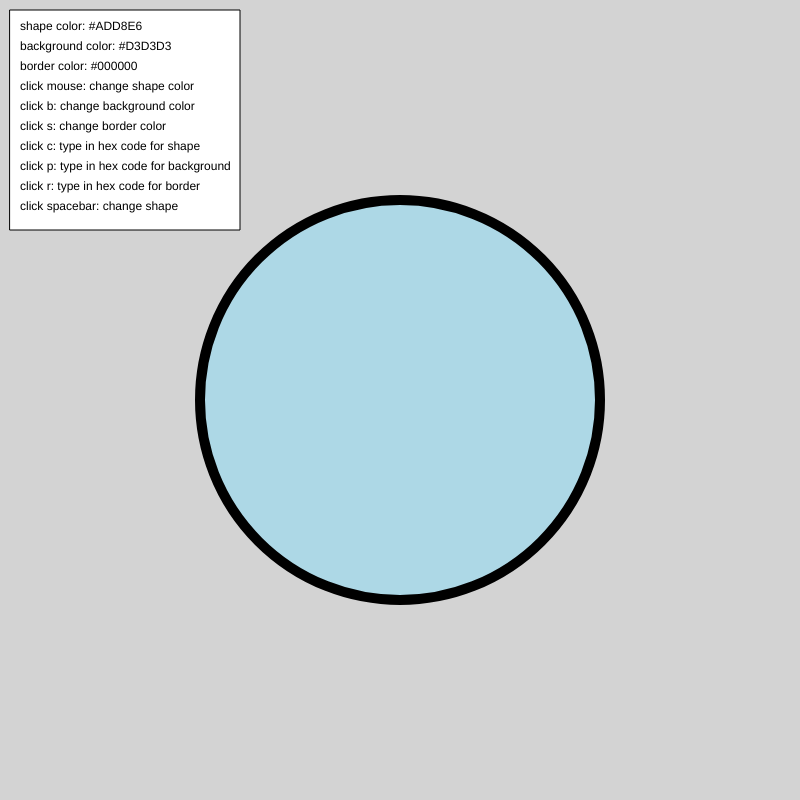
Frame 1 (no input)
Frame 60 (no input): identical to frame 1, image omitted
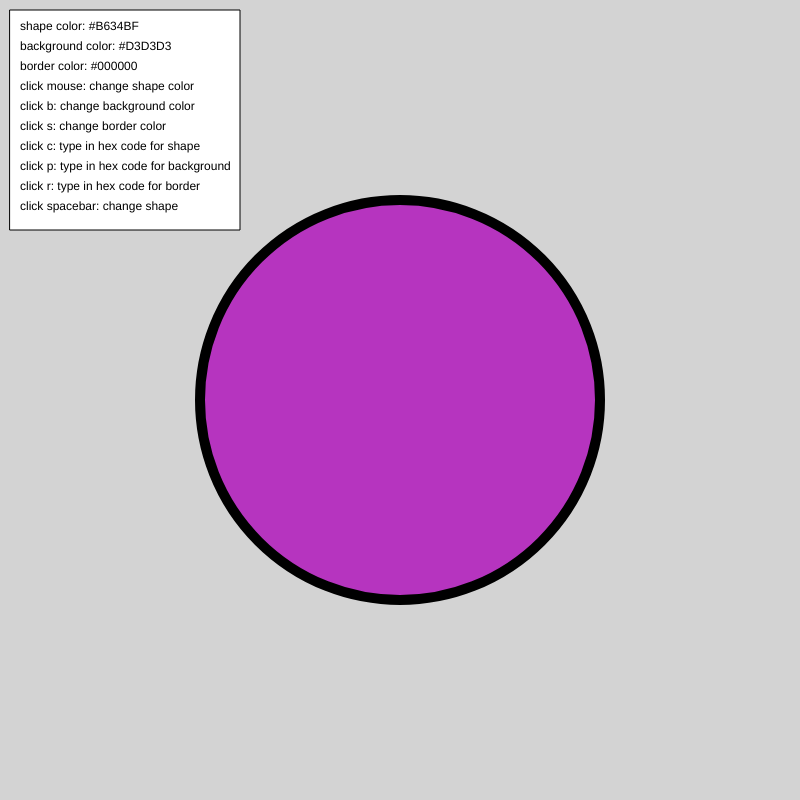
Frame 120 (the mouse pressed at the canvas centre since frame 60)

The p5.js sketch that drew these frames (run headless with seeded random() and noise() and a simulated clock; from frame 60 on, the mouse is pressed at the canvas centre):

// p5.js sketch
// ── sketch.js
//I decided for this project, I wanted the result to be something fun to look at,
//or something to relax my brain, since finals have been so stressful. I began 
//working on this and just wanted to keep going! I kept thinking of ways to make it 
//more and more interactive! The original idea was to just make the user able to 
//pick a shape and flip through a ton of colors, with the hex code displayed at the 
//bottom of the screen. I began thinking about how cool it would be to be able to use
//one color to begin and find another color to match it, so I added the feature
//that allows you to search a color by hex code. Then I decided to make the background 
//color changebale too, and got stuck thinking about how i could differentiate which
//hex code was for which color,so I added the text box to the top left corner, with 
//a list of hex codes, as well as instructions on all the interactive elements on this webpage.
// I then decided to add the ability to change the stroke color. 
//When I was first designing this, I remembered one episode of a TV show called Gameshakers 
//(I probably saw this when i was 12 or so). The girl is into coding and has created a 
//game that simply features a narwhal on the screen. She can change the color of the 
//narwhal by clicking the screen. Her friend asked her "why do you always play with that
//stupid narwhal?" and she says "it soothes me" and that was kind of my goal when making this.
//I just wanted something that would be soothing and useful.
//I think I achieved my goal with this project. It became a lot more complex as I worked,
//because I kept thinking of ways to make it better, and realized I was able to incorporate a
//lot of what i learned this semester. 
//I think this project could be extrememly useful as well. It started as something fun.
//but having the ability to randomly pair colors together like this, or pair together colors
//you already know the hex code of, is helpful when doing a lot of things. Some examples 
//I can think of are creating branding, picking out colors for a creative coding project, 
//trtying to paint a house, and designing clothes. 

let circleColor = "#ADD8E6";//start color 
let currentShape = "circle";//start shape
let backgroundColor = "#D3D3D3"; //start background color 
let strokeColor = "#000000";

function setup() {
  createCanvas(800, 800);
}

function draw() {
  background(backgroundColor);

  fill("white");
  stroke("black");
  strokeWeight(1);
  rectMode(CENTER);
  rect(125,120,230,220);

  fill("black");//write text that shows the color code 
  noStroke();
  textSize(12);//text size for color code
  text(`shape color: ${circleColor}`, 20, 30); 

  fill("black");//write the background color code
  noStroke();
  textSize(12);
  text(`background color: ${backgroundColor}`, 20, 50);

  fill("black"); //write the text that shows the stroke color code 
  noStroke();
  textSize(12);
  text(`border color: ${strokeColor}`, 20, 70);

  fill("black");
  noStroke();
  textSize(12);
  text(`click mouse: change shape color`, 20, 90);

  fill("black");
  noStroke();
  textSize(12);
  text(`click b: change background color`, 20, 110);

  fill("black");
  noStroke();
  textSize(12);
  text(`click s: change border color`, 20, 130);  

  fill("black");
  noStroke();
  textSize(12);
  text(`click c: type in hex code for shape`, 20, 150);

  fill("black");
  noStroke();
  textSize(12);
  text(`click p: type in hex code for background`, 20, 170);

  fill("black");
  noStroke();
  textSize(12);
  text(`click r: type in hex code for border`, 20, 190);

  fill("black");
  noStroke();
  textSize(12);
  text(`click spacebar: change shape`, 20, 210);



  if (currentShape === "circle"){
    fill(circleColor);
    strokeWeight(10);
    stroke(strokeColor);
    ellipse(400,400,400,400);
  }else if (currentShape === "square") {
    fill(circleColor);
    strokeWeight(10);
    stroke(strokeColor);
    rectMode(CENTER);
    rect(400,400,400,400);
  }else if (currentShape === "triangle") {
    fill(circleColor);
    strokeWeight(10);
    stroke(strokeColor);
    triangle (200, 600, 400, 200, 600, 600);
  }else if (currentShape === "diamond"){
    fill(circleColor);
    strokeWeight(10);
    stroke(strokeColor);
    quad(400,200,600,400,400,600,200,400);
  }else if (currentShape === "trapezoid"){
    fill(circleColor);
    strokeWeight(10);
    stroke(strokeColor);
    quad(300,300,500,300,600,500,200,500);
  }else if (currentShape === "rhombus"){
    fill (circleColor);
    strokeWeight(10);
    stroke(strokeColor);
    quad(250,275,650,275,550,525,150,525);
  }
}

function mousePressed() { //change circle color when mouse is pressed
  let r = int(random(255)); //generate random r color value when mouse is pressed
  let g = int(random(255));
  let b = int(random(255));
  circleColor = "#" + hex(r, 2) + hex(g, 2) + hex(b, 2); //convert RGB color to hex color
}

function keyPressed(){ //function to change the shape when the space bar is pressed
  if (key === " "){

    if (currentShape === "circle") {
      currentShape = "square"; 
    }else if (currentShape === "square"){
      currentShape = "triangle";
      } else if (currentShape === "triangle"){
        currentShape = "diamond";
      }else if (currentShape === "diamond"){
        currentShape = "trapezoid";
      }else if (currentShape === "trapezoid"){
        currentShape = "rhombus";
      }else if (currentShape === "rhombus"){
        currentShape = "circle";
      }
  }

  else if (key === "c" || key === "C"){ //pressing "c" or "C" lets you pick your own color for the shape
    let userColor = prompt("ChOoSe YoUr OwN CoLoR: ");
    if (userColor && /^#[0-9A-Fa-f]{6}$/.test(userColor)) { //makes sure you enter a valid hex code
      circleColor = userColor;
    } else {
      alert("ThAt DoEsN't SeEm rIgHt. ChEcK fOr TyPoS & tRy AgAiN");
  }
}

else if (key === "P" || key === "p"){ //pressing "p" or "P" lets you pick your own color for the background
  let userColor = prompt("ChOoSe YoUr OwN CoLoR: ");
  if (userColor && /^#[0-9A-Fa-f]{6}$/.test(userColor)) { //makes sure you enter a valid hex code
    backgroundColor = userColor;
  } else {
    alert("ThAt DoEsN't SeEm rIgHt. ChEcK fOr TyPoS & tRy AgAiN");
}
}

else if (key === "r" || key === "R"){ //pressing "r" or "R" lets you pick your own color for the stroke
  let userColor = prompt("ChOoSe YoUr OwN CoLoR: ");
  if (userColor && /^#[0-9A-Fa-f]{6}$/.test(userColor)) { //makes sure you enter a valid hex code
    strokeColor = userColor;
  } else {
    alert("ThAt DoEsN't SeEm rIgHt. ChEcK fOr TyPoS & tRy AgAiN");
}
}

else if(key === "b" || key === "B"){ //changed background color when pressing "b" or "B"
  let r = int(random(255)); //generate random r color value when mouse is pressed
  let g = int(random(255));
  let b = int(random(255));
  backgroundColor = "#" + hex(r, 2) + hex(g, 2) + hex(b, 2); //convert RGB color to hex color
}

else if (key === "s" || key === "S"){ //change stroke color by pressing "s" or "S"
  let r = int(random(255)); //generate random r color value when mouse is pressed
  let g = int(random(255));
  let b = int(random(255));
  strokeColor = "#" + hex(r, 2) + hex(g, 2) + hex(b, 2); //convert RGB color to hex color
}

}
